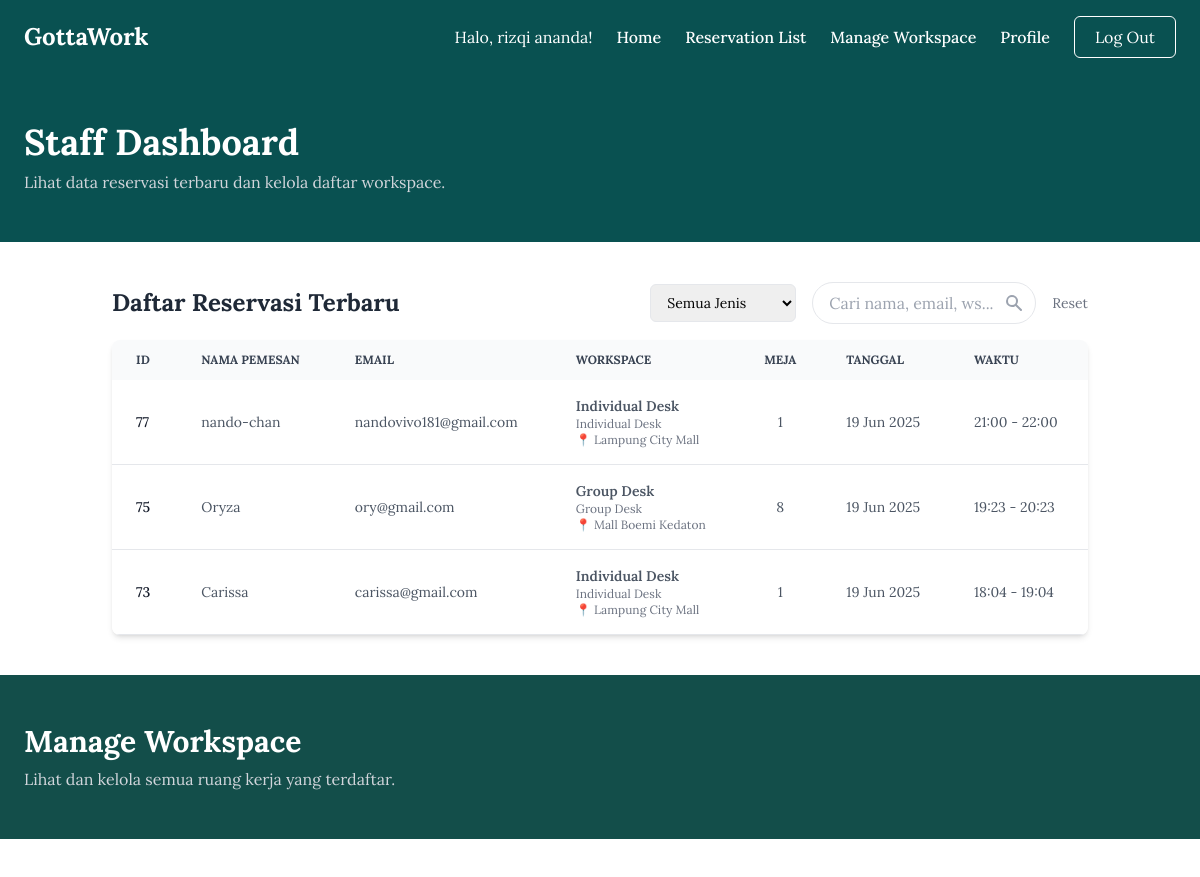
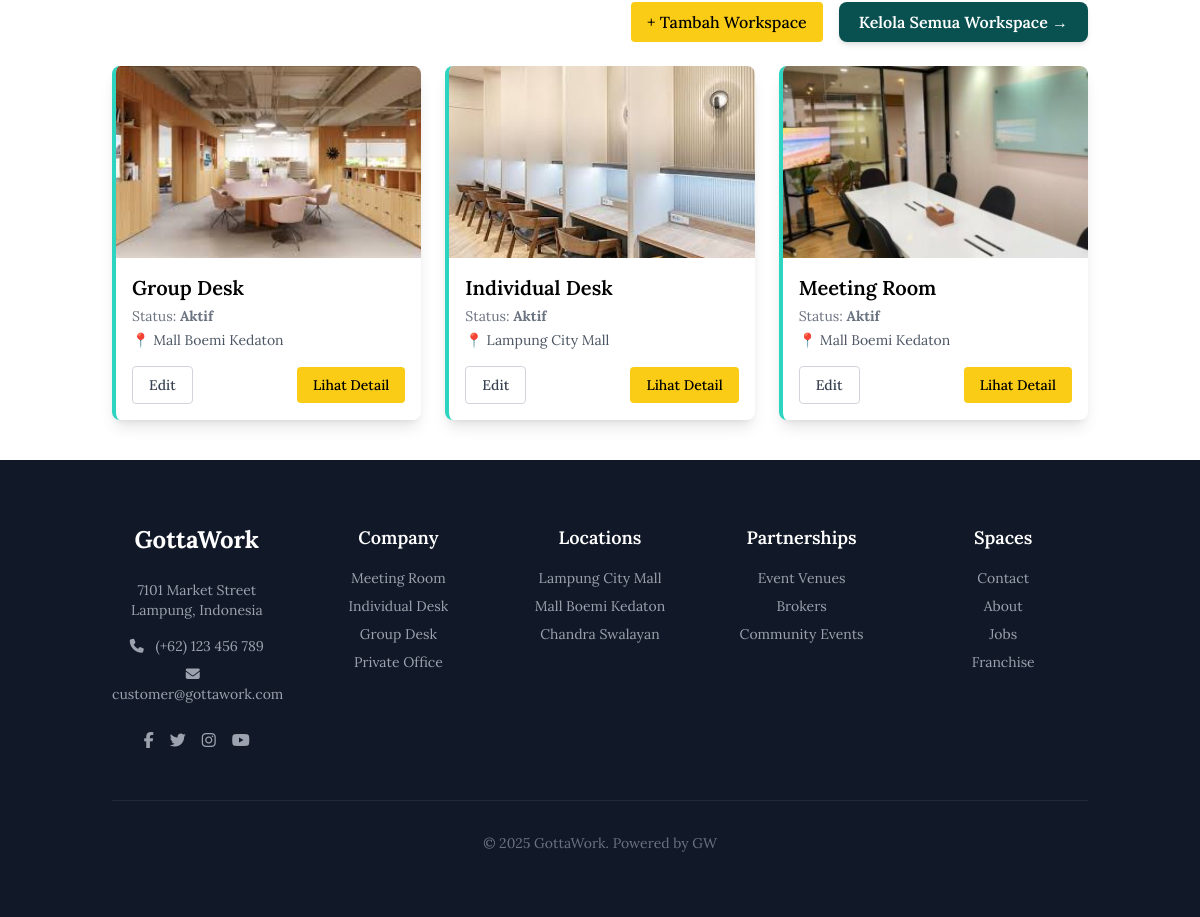
The page /staff/staff_homepage.php (signed in) on the database its author committed (2 pictures, top to bottom).
### tables this page shows
CREATE TABLE `bookings` (
  `id` int NOT NULL,
  `name` varchar(100) DEFAULT NULL,
  `email` varchar(100) DEFAULT NULL,
  `user_id` int DEFAULT NULL,
  `start_date` date DEFAULT NULL,
  `end_date` date DEFAULT NULL,
  `start_time` time DEFAULT NULL,
  `end_time` time DEFAULT NULL,
  `workspace_type` varchar(50) DEFAULT NULL,
  `workspace_name` varchar(100) DEFAULT NULL,
  `location` varchar(100) DEFAULT NULL,
  `image_path` varchar(255) DEFAULT NULL,
  `desk_number` varchar(10) DEFAULT NULL,
  `created_at` timestamp NULL DEFAULT CURRENT_TIMESTAMP
);

CREATE TABLE `workspaces` (
  `id` int NOT NULL,
  `name` varchar(100) DEFAULT NULL,
  `description` text,
  `location` varchar(100) DEFAULT NULL,
  `tipe` varchar(50) DEFAULT NULL,
  `kapasitas` int DEFAULT NULL,
  `fasilitas` json DEFAULT NULL,
  `price` int DEFAULT NULL,
  `duration_unit` varchar(10) DEFAULT NULL,
  `image_path` varchar(255) DEFAULT NULL,
  `status` varchar(20) NOT NULL DEFAULT 'Aktif'
);

### staff/staff_homepage.php (the view, shortened to what this page needs)
<?php
require_once '../db.php';
$search_query = $_GET['search'] ?? '';
$sql = "SELECT * FROM bookings";
$params = [];
$sql .= " ORDER BY created_at DESC";
try {
    $stmt = $conn->prepare($sql);
    $stmt->execute($params);
    $bookings = $stmt->fetchAll(PDO::FETCH_ASSOC);
} catch (PDOException $e) {
    $bookings = [];
    $error_message = "Gagal memuat data booking: " . $e->getMessage();
}
try {
    $workspace_sql = "SELECT * FROM workspaces ORDER BY FIELD(status, 'Aktif', 'Maintenance', 'Tidak Aktif'), id DESC";
    $workspace_stmt = $conn->prepare($workspace_sql);
    $workspace_stmt->execute();
    $workspaces = $workspace_stmt->fetchAll(PDO::FETCH_ASSOC);
} catch (PDOException $e) {
    $workspaces = [];
    $workspace_types = [];
    $workspace_error = "Gagal memuat data workspace: " . $e->getMessage();
}
?>
<!DOCTYPE html>
<html lang="id">
<head>
    <script src="https://cdn.tailwindcss.com"></script>
</head>
<body class="bg-gray-100 flex flex-col min-h-screen">
    <div class="flex-grow">
        <?php
            require_once '../includes/header_staff.php';
        ?>
        <div class="bg-custom-gray text-white">
          <section class="px-6 py-12 max-w-7xl mx-auto">
            <h1 class="text-4xl font-bold">Staff Dashboard</h1>
            <p class="text-gray-300 mt-2">Lihat data reservasi terbaru dan kelola daftar workspace.</p>
          </section>
        </div>
        <div class="bg-white py-10">
            <main class="container mx-auto px-6">
                <div class="flex flex-wrap justify-between items-center gap-4 mb-4">
                    <h2 class="text-2xl font-bold text-gray-800">Daftar Reservasi Terbaru</h2>
                    <form method="GET" action="" class="flex flex-wrap items-center gap-4">
                        <div>
                            <select name="filter_type" onchange="this.form.submit()" class="border rounded-md py-2 px-3 focus:outline-none focus:ring-2 focus:ring-teal-500 text-sm">
                                <option value="">Semua Jenis</option>
                            </select>
                        </div>
                        <div class="relative">
                            <input type="text" name="search" placeholder="Cari nama, email, ws..."
                                   class="border rounded-full py-2 px-4 w-56 focus:outline-none focus:ring-2 focus:ring-teal-500"
                                   value="<?= htmlspecialchars($search_query) ?>">
                            <button type="submit" class="absolute right-3 top-1/2 -translate-y-1/2 text-gray-400 hover:text-teal-600">
                                <svg xmlns="http://www.w3.org/2000/svg" class="h-5 w-5" viewBox="0 0 20 20" fill="currentColor">
                                    <path fill-rule="evenodd" d="M8 4a4 4 0 100 8 4 4 0 000-8zM2 8a6 6 0 1110.89 3.476l4.817 4.817a1 1 0 01-1.414 1.414l-4.816-4.816A6 6 0 012 8z" clip-rule="evenodd" />
                                </svg>
                            </button>
                        </div>
                        <a href="staff_homepage.php" class="text-sm text-gray-500 hover:text-black">Reset</a>
                    </form>
                </div>
                <div class="overflow-x-auto shadow-md sm:rounded-lg">
                    <table class="w-full text-sm text-left text-gray-600">
                        <thead class="text-xs text-gray-700 uppercase bg-gray-50">
                            <tr>
                                <th scope="col" class="px-6 py-3">ID</th>
                                <th scope="col" class="px-6 py-3">Nama Pemesan</th>
                                <th scope="col" class="px-6 py-3">Email</th>
                                <th scope="col" class="px-6 py-3">Workspace</th>
                                <th scope="col" class="px-6 py-3 text-center">Meja</th>
                                <th scope="col" class="px-6 py-3">Tanggal</th>
                                <th scope="col" class="px-6 py-3">Waktu</th>
                            </tr>
                        </thead>
                        <tbody>
                            <?php if (!empty($bookings)): ?>
                                <?php foreach ($bookings as $row): ?>
                                    <tr class="bg-white border-b hover:bg-gray-50">
                                        <td class="px-6 py-4 font-medium text-gray-900"><?= htmlspecialchars($row['id']) ?></td>
                                        <td class="px-6 py-4"><?= htmlspecialchars($row['name']) ?></td>
                                        <td class="px-6 py-4"><?= htmlspecialchars($row['email']) ?></td>
                                        <td class="px-6 py-4">
                                            <div class="font-semibold"><?= htmlspecialchars($row['workspace_name'] ?? 'N/A') ?></div>
                                            <div class="text-xs text-gray-500"><?= htmlspecialchars($row['workspace_type'] ?? 'N/A') ?></div>
                                            <div class="text-xs text-gray-500">📍 <?= htmlspecialchars($row['location'] ?? 'N/A') ?></div>
                                        </td>
                                        <td class="px-6 py-4 text-center"><?= htmlspecialchars($row['desk_number']) ?></td>
                                        <td class="px-6 py-4"><?= date('d M Y', strtotime($row['start_date'])) ?></td>
                                        <td class="px-6 py-4"><?= date('H:i', strtotime($row['start_time'])) ?> - <?= date('H:i', strtotime($row['end_time'])) ?></td>
                                    </tr>
                                <?php endforeach; ?>
                            <?php endif; ?>
                        </tbody>
                    </table>
                </div>
            </main>
        </div>
        <section>
            <div class="bg-teal-900 text-white">
                <div class="container mx-auto px-6 py-12 max-w-7xl">
                    <h2 class="text-3xl font-bold">Manage Workspace</h2>
                    <p class="text-gray-300 mt-2">Lihat dan kelola semua ruang kerja yang terdaftar.</p>
                </div>
            </div>
            <div class="bg-white py-10">
                <main class="container mx-auto px-6">
                     <div class="flex flex-wrap justify-end mb-6 gap-4">
                        <button onclick="openModal()" class="bg-yellow-400 text-black px-4 py-2 rounded font-medium hover:bg-yellow-500 transition">
                            + Tambah Workspace
                        </button>
                        <a href="mengaturworkspace.php" class="bg-custom-gray text-white px-5 py-2 rounded-lg font-semibold shadow-md hover:opacity-90 transition-opacity duration-300">
                            Kelola Semua Workspace →
                        </a>
                    </div>
                    <?php if (isset($workspace_error)): ?>
                        <p class="text-red-500 text-center"><?= htmlspecialchars($workspace_error); ?></p>
                    <?php elseif (empty($workspaces)): ?>
                        <p class="text-gray-500 text-center">Belum ada workspace yang ditambahkan.</p>
                    <?php else: ?>
                    <div class="grid grid-cols-1 md:grid-cols-2 lg:grid-cols-3 gap-6">
                        <?php foreach (array_slice($workspaces, 0, 3) as $ws): ?>
                            <?php
                                $status_class = '';
                                switch ($ws['status']) {
                                    case 'Aktif':
                                        $status_class = 'border-l-4 border-teal-400 shadow-lg';
                                        break;
                                }
                            ?>
                            <div class="rounded-lg overflow-hidden bg-white flex flex-col <?= $status_class ?>">
                                <img src="../<?= htmlspecialchars($ws['image_path']) ?>" alt="Gambar <?= htmlspecialchars($ws['name']) ?>" class="w-full h-48 object-cover">
                                <div class="p-4 flex flex-col flex-grow">
                                    <h3 class="text-xl font-semibold"><?= htmlspecialchars($ws['name']) ?></h3>
                                    <p class="text-sm text-gray-500 mt-1">Status: <span class="font-bold"><?= htmlspecialchars($ws['status']) ?></span></p>
                                    <p class="text-gray-600 text-sm mt-1">📍 <?= htmlspecialchars($ws['location']) ?></p>
                                    <div class="mt-auto pt-4 flex justify-between items-center">
                                        <button onclick='openModal(<?= json_encode($ws, JSON_HEX_TAG | JSON_HEX_APOS | JSON_HEX_QUOT | JSON_HEX_AMP) ?>)' class="border border-gray-300 text-gray-700 px-4 py-2 rounded font-medium text-sm hover:bg-gray-100">Edit</button>
                                        <button onclick='openDetailModal(<?= json_encode($ws, JSON_HEX_TAG | JSON_HEX_APOS | JSON_HEX_QUOT | JSON_HEX_AMP) ?>)' class="bg-yellow-400 text-black px-4 py-2 rounded font-medium text-sm hover:bg-yellow-500">Lihat Detail</button>
                                    </div>
                                </div>
                            </div>
                        <?php endforeach; ?>
                    </div>
                    <?php endif; ?>
                </main>
            </div>
        </section>
    </div>
    <?php require_once '../includes/footer.php'; ?>
</body>
</html>

### staff/staff_homepage.php (style rules this page uses)
.bg-custom-gray { background-color: #095151; }
body { font-family: 'Lora', serif; }

### rows shown on the page
bookings: id "77", name "nando-chan", email "nandovivo181@gmail.com", workspace_name "Individual Desk", workspace_type "Individual Desk", location "Lampung City Mall", desk_number "1", start_date "19 Jun 2025", start_time "21:00", end_time "22:00"
bookings: id "75", name "Oryza", email "ory@gmail.com", workspace_name "Group Desk", workspace_type "Group Desk", location "Mall Boemi Kedaton", desk_number "8", start_date "19 Jun 2025", start_time "19:23", end_time "20:23"
bookings: id "73", name "Carissa", email "carissa@gmail.com", workspace_name "Individual Desk", workspace_type "Individual Desk", location "Lampung City Mall", desk_number "1", start_date "19 Jun 2025", start_time "18:04", end_time "19:04"
workspaces: image_path (picture), name "Group Desk", status "Aktif", location "Mall Boemi Kedaton"
workspaces: image_path (picture), name "Individual Desk", status "Aktif", location "Lampung City Mall"
workspaces: image_path (picture), name "Meeting Room", status "Aktif", location "Mall Boemi Kedaton"

### other values the page prints
$_SESSION['name'] "rizqi ananda"
